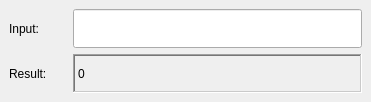
<?xml version="1.0" encoding="UTF-8"?>
<ui version="4.0">
 <class>MainWindow</class>
 <widget class="QMainWindow" name="MainWindow">
  <property name="geometry">
   <rect>
    <x>0</x>
    <y>0</y>
    <width>371</width>
    <height>102</height>
   </rect>
  </property>
  <property name="windowTitle">
   <string>Recursive Reverser</string>
  </property>
  <widget class="QWidget" name="centralwidget">
   <layout class="QGridLayout" name="gridLayout" rowstretch="0,0" columnstretch="1,5">
    <item row="1" column="1">
     <widget class="QLabel" name="resultLabel">
      <property name="sizePolicy">
       <sizepolicy hsizetype="Preferred" vsizetype="Expanding">
        <horstretch>0</horstretch>
        <verstretch>0</verstretch>
       </sizepolicy>
      </property>
      <property name="frameShape">
       <enum>QFrame::WinPanel</enum>
      </property>
      <property name="frameShadow">
       <enum>QFrame::Sunken</enum>
      </property>
      <property name="text">
       <string>0</string>
      </property>
     </widget>
    </item>
    <item row="0" column="0">
     <widget class="QLabel" name="label_2">
      <property name="text">
       <string>Input:</string>
      </property>
     </widget>
    </item>
    <item row="1" column="0">
     <widget class="QLabel" name="label_3">
      <property name="text">
       <string>Result:</string>
      </property>
     </widget>
    </item>
    <item row="0" column="1">
     <widget class="QLineEdit" name="inputLine">
      <property name="sizePolicy">
       <sizepolicy hsizetype="Expanding" vsizetype="Expanding">
        <horstretch>0</horstretch>
        <verstretch>0</verstretch>
       </sizepolicy>
      </property>
     </widget>
    </item>
   </layout>
  </widget>
 </widget>
 <resources/>
 <connections/>
</ui>
